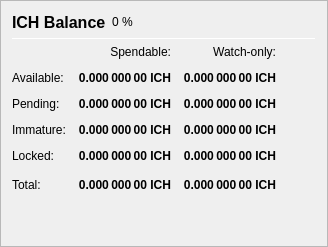
                   <widget class="QFrame" name="frame_Balances">
                    <property name="frameShape">
                     <enum>QFrame::StyledPanel</enum>
                    </property>
                    <property name="frameShadow">
                     <enum>QFrame::Raised</enum>
                    </property>
                    <layout class="QVBoxLayout" name="verticalLayout_4">
                     <item>
                      <layout class="QHBoxLayout" name="horizontalLayout_4">
                       <item>
                        <widget class="QLabel" name="label_5">
                         <property name="minimumSize">
                          <size>
                           <width>0</width>
                           <height>20</height>
                          </size>
                         </property>
                         <property name="font">
                          <font>
                           <pointsize>12</pointsize>
                           <weight>75</weight>
                           <bold>true</bold>
                          </font>
                         </property>
                         <property name="text">
                          <string>ICH Balance</string>
                         </property>
                        </widget>
                       </item>
                       <item>
                        <widget class="QLabel" name="labelICHPercent">
                         <property name="text">
                          <string notr="true">0 %</string>
                         </property>
                        </widget>
                       </item>
                       <item>
                        <spacer name="horizontalSpacer_3">
                         <property name="orientation">
                          <enum>Qt::Horizontal</enum>
                         </property>
                         <property name="sizeHint" stdset="0">
                          <size>
                           <width>40</width>
                           <height>20</height>
                          </size>
                         </property>
                        </spacer>
                       </item>
                      </layout>
                     </item>
                     <item>
                      <widget class="Line" name="line_Balance">
                       <property name="minimumSize">
                        <size>
                         <width>0</width>
                         <height>1</height>
                        </size>
                       </property>
                       <property name="maximumSize">
                        <size>
                         <width>16777215</width>
                         <height>1</height>
                        </size>
                       </property>
                       <property name="orientation">
                        <enum>Qt::Horizontal</enum>
                       </property>
                      </widget>
                     </item>
                     <item>
                      <layout class="QGridLayout" name="gridLayout">
                       <property name="spacing">
                        <number>12</number>
                       </property>
                       <item row="0" column="1">
                        <widget class="QLabel" name="labelSpendable">
                         <property name="text">
                          <string>Spendable:</string>
                         </property>
                         <property name="alignment">
                          <set>Qt::AlignRight|Qt::AlignTrailing|Qt::AlignVCenter</set>
                         </property>
                        </widget>
                       </item>
                       <item row="0" column="2">
                        <widget class="QLabel" name="labelWatchonly">
                         <property name="text">
                          <string>Watch-only:</string>
                         </property>
                         <property name="alignment">
                          <set>Qt::AlignRight|Qt::AlignTrailing|Qt::AlignVCenter</set>
                         </property>
                        </widget>
                       </item>
                       <item row="1" column="0">
                        <widget class="QLabel" name="labelBalanceText">
                         <property name="text">
                          <string>Available:</string>
                         </property>
                        </widget>
                       </item>
                       <item row="1" column="1">
                        <widget class="QLabel" name="labelBalance">
                         <property name="font">
                          <font>
                           <weight>75</weight>
                           <bold>true</bold>
                          </font>
                         </property>
                         <property name="cursor">
                          <cursorShape>IBeamCursor</cursorShape>
                         </property>
                         <property name="toolTip">
                          <string>Your current spendable balance</string>
                         </property>
                         <property name="text">
                          <string notr="true">0.000 000 00 ICH</string>
                         </property>
                         <property name="alignment">
                          <set>Qt::AlignRight|Qt::AlignTrailing|Qt::AlignVCenter</set>
                         </property>
                         <property name="textInteractionFlags">
                          <set>Qt::LinksAccessibleByMouse|Qt::TextSelectableByKeyboard|Qt::TextSelectableByMouse</set>
                         </property>
                        </widget>
                       </item>
                       <item row="1" column="2">
                        <widget class="QLabel" name="labelWatchAvailable">
                         <property name="font">
                          <font>
                           <weight>75</weight>
                           <bold>true</bold>
                          </font>
                         </property>
                         <property name="cursor">
                          <cursorShape>IBeamCursor</cursorShape>
                         </property>
                         <property name="toolTip">
                          <string>Your current balance in watch-only addresses</string>
                         </property>
                         <property name="text">
                          <string notr="true">0.000 000 00 ICH</string>
                         </property>
                         <property name="alignment">
                          <set>Qt::AlignRight|Qt::AlignTrailing|Qt::AlignVCenter</set>
                         </property>
                         <property name="textInteractionFlags">
                          <set>Qt::LinksAccessibleByMouse|Qt::TextSelectableByKeyboard|Qt::TextSelectableByMouse</set>
                         </property>
                        </widget>
                       </item>
                       <item row="2" column="0">
                        <widget class="QLabel" name="labelPendingText">
                         <property name="text">
                          <string>Pending:</string>
                         </property>
                        </widget>
                       </item>
                       <item row="2" column="1">
                        <widget class="QLabel" name="labelUnconfirmed">
                         <property name="font">
                          <font>
                           <weight>75</weight>
                           <bold>true</bold>
                          </font>
                         </property>
                         <property name="cursor">
                          <cursorShape>IBeamCursor</cursorShape>
                         </property>
                         <property name="toolTip">
                          <string>Total of transactions that have yet to be confirmed, and do not yet count toward the spendable balance</string>
                         </property>
                         <property name="text">
                          <string notr="true">0.000 000 00 ICH</string>
                         </property>
                         <property name="alignment">
                          <set>Qt::AlignRight|Qt::AlignTrailing|Qt::AlignVCenter</set>
                         </property>
                         <property name="textInteractionFlags">
                          <set>Qt::LinksAccessibleByMouse|Qt::TextSelectableByKeyboard|Qt::TextSelectableByMouse</set>
                         </property>
                        </widget>
                       </item>
                       <item row="2" column="2">
                        <widget class="QLabel" name="labelWatchPending">
                         <property name="font">
                          <font>
                           <weight>75</weight>
                           <bold>true</bold>
                          </font>
                         </property>
                         <property name="cursor">
                          <cursorShape>IBeamCursor</cursorShape>
                         </property>
                         <property name="toolTip">
                          <string>Unconfirmed transactions to watch-only addresses</string>
                         </property>
                         <property name="text">
                          <string notr="true">0.000 000 00 ICH</string>
                         </property>
                         <property name="alignment">
                          <set>Qt::AlignRight|Qt::AlignTrailing|Qt::AlignVCenter</set>
                         </property>
                         <property name="textInteractionFlags">
                          <set>Qt::LinksAccessibleByMouse|Qt::TextSelectableByKeyboard|Qt::TextSelectableByMouse</set>
                         </property>
                        </widget>
                       </item>
                       <item row="3" column="0">
                        <widget class="QLabel" name="labelImmatureText">
                         <property name="text">
                          <string>Immature:</string>
                         </property>
                        </widget>
                       </item>
                       <item row="3" column="1">
                        <widget class="QLabel" name="labelImmature">
                         <property name="font">
                          <font>
                           <weight>75</weight>
                           <bold>true</bold>
                          </font>
                         </property>
                         <property name="cursor">
                          <cursorShape>IBeamCursor</cursorShape>
                         </property>
                         <property name="toolTip">
                          <string>Staked or masternode rewards that has not yet matured</string>
                         </property>
                         <property name="text">
                          <string notr="true">0.000 000 00 ICH</string>
                         </property>
                         <property name="alignment">
                          <set>Qt::AlignRight|Qt::AlignTrailing|Qt::AlignVCenter</set>
                         </property>
                         <property name="textInteractionFlags">
                          <set>Qt::LinksAccessibleByMouse|Qt::TextSelectableByKeyboard|Qt::TextSelectableByMouse</set>
                         </property>
                        </widget>
                       </item>
                       <item row="3" column="2">
                        <widget class="QLabel" name="labelWatchImmature">
                         <property name="font">
                          <font>
                           <weight>75</weight>
                           <bold>true</bold>
                          </font>
                         </property>
                         <property name="cursor">
                          <cursorShape>IBeamCursor</cursorShape>
                         </property>
                         <property name="toolTip">
                          <string>Staked or masternode rewards in watch-only addresses that has not yet matured</string>
                         </property>
                         <property name="text">
                          <string notr="true">0.000 000 00 ICH</string>
                         </property>
                         <property name="alignment">
                          <set>Qt::AlignRight|Qt::AlignTrailing|Qt::AlignVCenter</set>
                         </property>
                         <property name="textInteractionFlags">
                          <set>Qt::LinksAccessibleByMouse|Qt::TextSelectableByKeyboard|Qt::TextSelectableByMouse</set>
                         </property>
                        </widget>
                       </item>
                       <item row="4" column="0">
                        <widget class="QLabel" name="labelLockedBalanceText">
                         <property name="toolTip">
                          <string>Locked ICH or Masternode collaterals. These are excluded from zICH minting.</string>
                         </property>
                         <property name="text">
                          <string>Locked:</string>
                         </property>
                        </widget>
                       </item>
                       <item row="4" column="1">
                        <widget class="QLabel" name="labelLockedBalance">
                         <property name="font">
                          <font>
                           <weight>75</weight>
                           <bold>true</bold>
                          </font>
                         </property>
                         <property name="cursor">
                          <cursorShape>IBeamCursor</cursorShape>
                         </property>
                         <property name="toolTip">
                          <string>Locked ICH or Masternode collaterals. These are excluded from zICH minting.</string>
                         </property>
                         <property name="text">
                          <string notr="true">0.000 000 00 ICH</string>
                         </property>
                         <property name="alignment">
                          <set>Qt::AlignRight|Qt::AlignTrailing|Qt::AlignVCenter</set>
                         </property>
                         <property name="textInteractionFlags">
                          <set>Qt::LinksAccessibleByMouse|Qt::TextSelectableByKeyboard|Qt::TextSelectableByMouse</set>
                         </property>
                        </widget>
                       </item>
                       <item row="4" column="2">
                        <widget class="QLabel" name="labelWatchLocked">
                         <property name="font">
                          <font>
                           <weight>75</weight>
                           <bold>true</bold>
                          </font>
                         </property>
                         <property name="cursor">
                          <cursorShape>IBeamCursor</cursorShape>
                         </property>
                         <property name="toolTip">
                          <string>Current locked balance in watch-only addresses</string>
                         </property>
                         <property name="text">
                          <string notr="true">0.000 000 00 ICH</string>
                         </property>
                         <property name="alignment">
                          <set>Qt::AlignRight|Qt::AlignTrailing|Qt::AlignVCenter</set>
                         </property>
                         <property name="textInteractionFlags">
                          <set>Qt::LinksAccessibleByMouse|Qt::TextSelectableByKeyboard|Qt::TextSelectableByMouse</set>
                         </property>
                        </widget>
                       </item>
                       <item row="5" column="0">
                        <widget class="QLabel" name="labelTotalText">
                         <property name="text">
                          <string>Total:</string>
                         </property>
                         <property name="toolTip">
                          <string>Your current InstaCash balance, unconfirmed and immature transactions included</string>
                         </property>
                        </widget>
                       </item>
                       <item row="5" column="1">
                        <widget class="QLabel" name="labelTotal">
                         <property name="font">
                          <font>
                           <weight>75</weight>
                           <bold>true</bold>
                          </font>
                         </property>
                         <property name="cursor">
                          <cursorShape>IBeamCursor</cursorShape>
                         </property>
                         <property name="toolTip">
                          <string>Your current InstaCash balance, unconfirmed and immature transactions included</string>
                         </property>
                         <property name="text">
                          <string notr="true">0.000 000 00 ICH</string>
                         </property>
                         <property name="alignment">
                          <set>Qt::AlignRight|Qt::AlignTrailing|Qt::AlignVCenter</set>
                         </property>
                         <property name="textInteractionFlags">
                          <set>Qt::LinksAccessibleByMouse|Qt::TextSelectableByKeyboard|Qt::TextSelectableByMouse</set>
                         </property>
                        </widget>
                       </item>
                       <item row="5" column="2">
                        <widget class="QLabel" name="labelWatchTotal">
                         <property name="font">
                          <font>
                           <weight>75</weight>
                           <bold>true</bold>
                          </font>
                         </property>
                         <property name="cursor">
                          <cursorShape>IBeamCursor</cursorShape>
                         </property>
                         <property name="toolTip">
                          <string>Current total balance in watch-only addresses</string>
                         </property>
                         <property name="text">
                          <string notr="true">0.000 000 00 ICH</string>
                         </property>
                         <property name="alignment">
                          <set>Qt::AlignRight|Qt::AlignTrailing|Qt::AlignVCenter</set>
                         </property>
                         <property name="textInteractionFlags">
                          <set>Qt::LinksAccessibleByMouse|Qt::TextSelectableByKeyboard|Qt::TextSelectableByMouse</set>
                         </property>
                        </widget>
                       </item>
                       <item row="5" column="3">
                        <spacer name="horizontalSpacer_9">
                         <property name="orientation">
                          <enum>Qt::Horizontal</enum>
                         </property>
                         <property name="sizeHint" stdset="0">
                          <size>
                           <width>40</width>
                           <height>20</height>
                          </size>
                         </property>
                        </spacer>
                       </item>
                      </layout>
                     </item>
                     <item>
                      <spacer name="verticalSpacer_3">
                       <property name="orientation">
                        <enum>Qt::Vertical</enum>
                       </property>
                       <property name="sizeHint" stdset="0">
                        <size>
                         <width>20</width>
                         <height>40</height>
                        </size>
                       </property>
                      </spacer>
                     </item>
                    </layout>
                   </widget>
